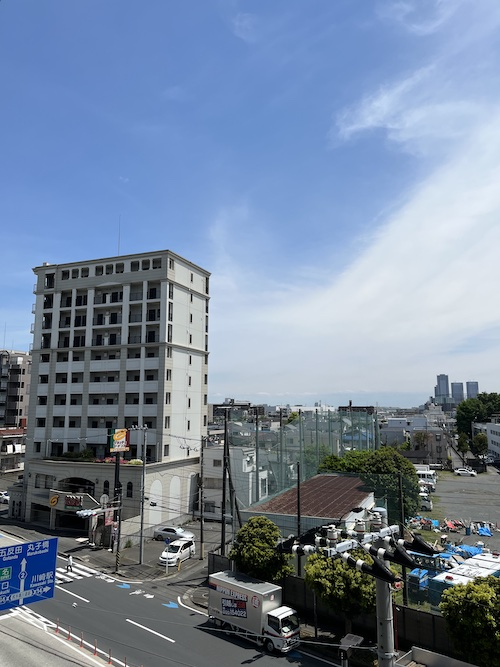
#> input picture exercise0509/img_data/IMG_8208.jpg, 500 x 667 px, found by its file name
$ python ex0509.py
#> lines starting #> are read from the running program, lines starting #| are printed output that depends on the picture
import numpy as np
import cv2 as cv
import matplotlib.pyplot as plt
import pprint
import scipy.optimize as op

def match_feature(img1,img2):
    # Initiate SIFT detector
    sift = cv.SIFT_create()
    # find the keypoints and descriptors with SIFT
    kp1, des1 = sift.detectAndCompute(img1, None)
    kp2, des2 = sift.detectAndCompute(img2, None)
    # BFMatcher with default params
    bf = cv.BFMatcher()
    matches = bf.knnMatch(des1, des2, k=2)
    print("matches:",matches)
    img1_pt = [list(map(int, kp1[m.queryIdx].pt)) for m in matches[0]]
    img2_pt = [list(map(int, kp2[m.trainIdx].pt)) for m in matches[0]]
    print(img1_pt)
    print(img2_pt)
    # Apply ratio test
    good = []
    for m, n in matches:
        if m.distance < 0.5*n.distance:  # ここを書き換えれば良いと思われる
            good.append([m])
    # cv.drawMatchesKnn expects list of lists as matches.
    img3 = cv.drawMatchesKnn(img1, kp1, img2, kp2, good,
                            None,flags=cv.DrawMatchesFlags_NOT_DRAW_SINGLE_POINTS)
    plt.imshow(img3), plt.show()
    cv.imwrite('result.jpg', img3)

    return [img1_pt,img2_pt,good]

def extract_duplicate(feature_set):
    answer=[]
    answer_distance=[]
    for feature in feature_set:
        if feature.distance not in answer_distance:
            answer.append(feature)
            answer_distance.append(feature.distance)
    return answer


# Question 1
img1 = cv.imread('exercise0509/img_data/IMG_8208.jpg', cv.IMREAD_GRAYSCALE)  # import queryImage
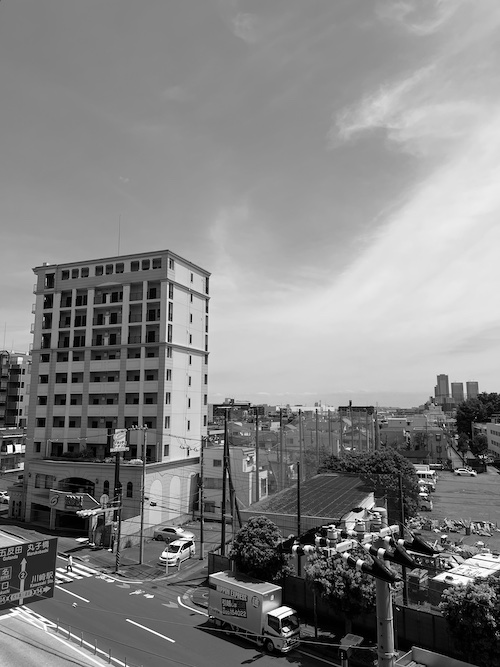
#> img1: shape (667, 500); min 0, max 255, mean 131.1
img2 = cv.imread('exercise0509/img_data/IMG_8209.jpg', cv.IMREAD_GRAYSCALE)  # import trainImage
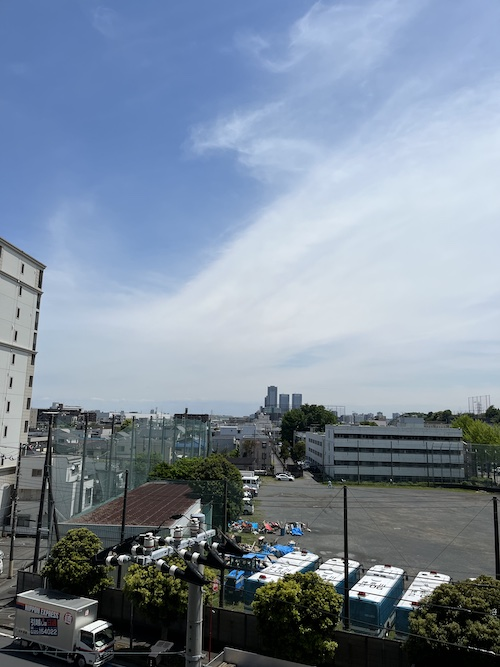
#> input picture exercise0509/img_data/IMG_8209.jpg, 500 x 667 px, found by its file name
#> img2: shape (667, 500); min 0, max 255, mean 136.2
img3 = cv.imread('exercise0509/img_data/IMG_8210.jpg', cv.IMREAD_GRAYSCALE)  # import queryImage
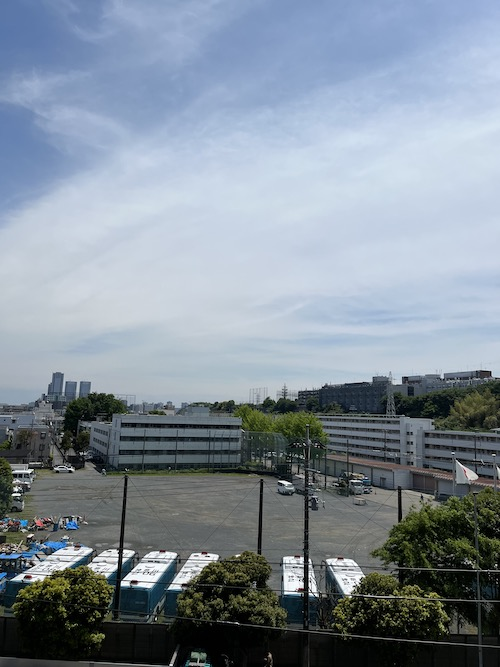
#> input picture exercise0509/img_data/IMG_8210.jpg, 500 x 667 px, found by its file name
#> img3: shape (667, 500); min 0, max 255, mean 138.9
img4 = cv.imread('exercise0509/img_data/IMG_8211.jpg', cv.IMREAD_GRAYSCALE)  # import trainImage
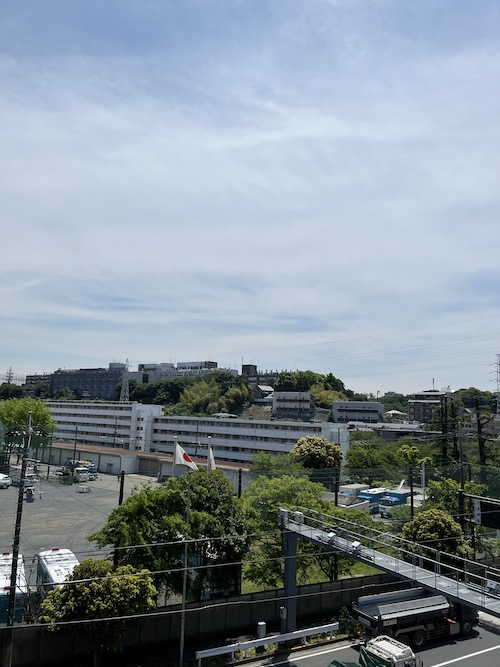
#> input picture exercise0509/img_data/IMG_8211.jpg, 500 x 667 px, found by its file name
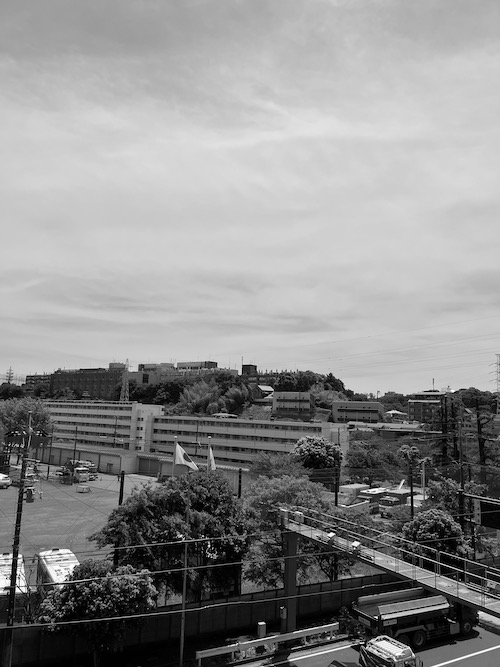
#> img4: shape (667, 500); min 0, max 255, mean 140.3

img=[img1,img2,img3,img4]

# Question 2
kp_list=[]
feature_set_list=[]
for i in range(0,3):
    matching=match_feature(img[i],img[i+1])
    feature_set_list.append(matching[2])
    kp_list.append(matching[0])
#> this loop made 3 passes
#> (matches in match_feature, img1_pt in match_feature, img2_pt in match_feature) on passes 1 to 3: (1702 matches, [[2, 578], [2, 578]], [[178, 585], [98, 648]]), (1403 matches, [[3, 530], [3, 530]], [[454, 476], [471, 422]]), (1429 matches, [[2, 555], [2, 555]], [[488, 603], [308, 554]])
#> (printed output is left out)
#> pass 1, in match_feature, `img3 = cv.drawMatchesKnn(img1, kp1, img2, kp2, good, None,flags=cv.Dra..`:
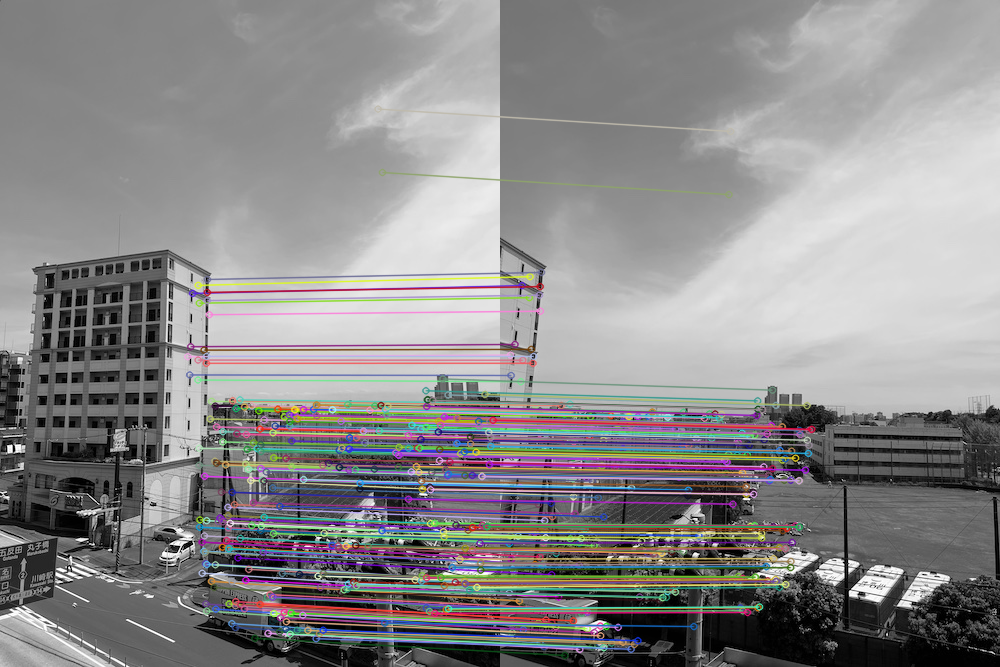
#> img3: shape (667, 1000, 3); mean of channels 0, 1, 2 138.8, 138.1, 139.5; drawn as B, G, R
#> pass 3, in match_feature (call 3), `img3 = cv.drawMatchesKnn(img1, kp1, img2, kp2, good, None,flags=cv.Dra..`:
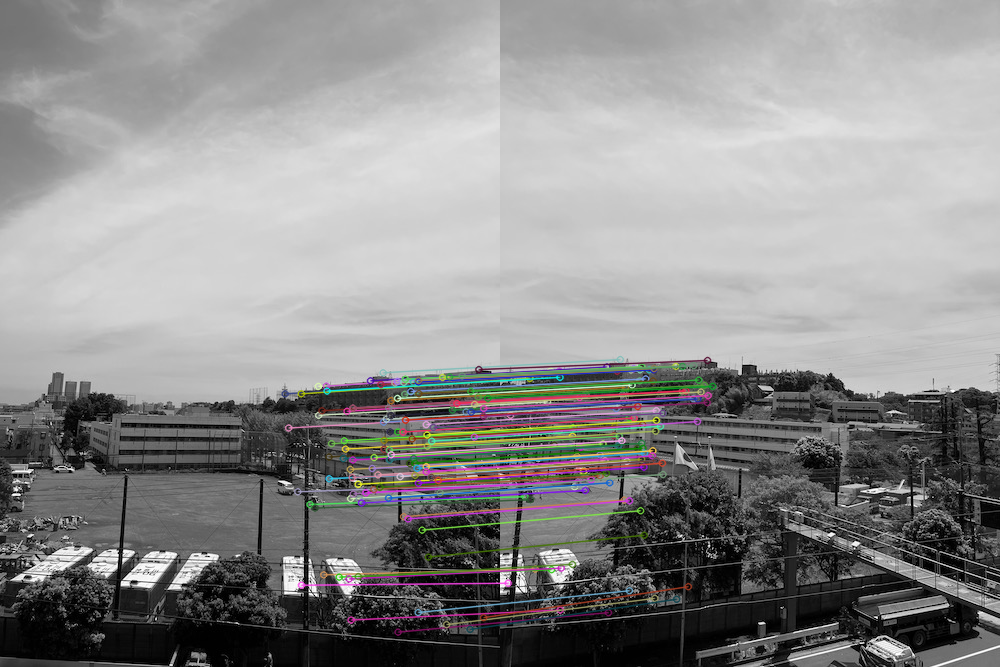
#> img3: shape (667, 1000, 3); mean of channels 0, 1, 2 141.4, 141.6, 142; drawn as B, G, R
#> after the loop, feature_set_list = 3 items; kp_list = [[[2, 578], [2, 578]], [[3, 530], [3, 530]], [[2, 555], [2, 555]]]

# Question 3
for feature_set in feature_set_list:
    flatten = lambda x: [z for y in x for z in (flatten(y) if hasattr(y, '__iter__') and not isinstance(y, str) else (y,))]
    feature_set=flatten(feature_set)
    feature_set=extract_duplicate(feature_set)
#> this loop made 3 passes
#> feature_set on passes 1 to 3: 307 matches, 206 matches, 124 matches

# Question 4
"""
t_j : t枚目の画像の座標系の位置
x_ij: t枚目の画像の中にある、i番目の特徴点の位置
x_i : 全体の座標系で見た時の、x_ijの位置
"""
print(kp_list)

def evaluate_func0(t):
    global new_kp_list
#> (the run stopped early here; a loop or call above may not have finished)
